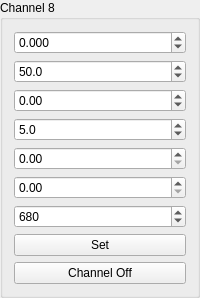
        <widget class="QGroupBox" name="groupBox_10">
         <property name="sizePolicy">
          <sizepolicy hsizetype="Preferred" vsizetype="Minimum">
           <horstretch>0</horstretch>
           <verstretch>0</verstretch>
          </sizepolicy>
         </property>
         <property name="title">
          <string>Channel 8</string>
         </property>
         <layout class="QGridLayout" name="gridLayout_11">
          <property name="sizeConstraint">
           <enum>QLayout::SetMaximumSize</enum>
          </property>
          <item row="1" column="0">
           <widget class="QDoubleSpinBox" name="doubleSpinBox_Signal_freq_9">
            <property name="sizePolicy">
             <sizepolicy hsizetype="Minimum" vsizetype="Fixed">
              <horstretch>0</horstretch>
              <verstretch>0</verstretch>
             </sizepolicy>
            </property>
            <property name="decimals">
             <number>1</number>
            </property>
            <property name="minimum">
             <double>0.000000000000000</double>
            </property>
            <property name="maximum">
             <double>200.000000000000000</double>
            </property>
            <property name="value">
             <double>50.000000000000000</double>
            </property>
           </widget>
          </item>
          <item row="4" column="0">
           <widget class="QDoubleSpinBox" name="doubleSpinBox_WhiteNoise_amp_9">
            <property name="sizePolicy">
             <sizepolicy hsizetype="Minimum" vsizetype="Fixed">
              <horstretch>0</horstretch>
              <verstretch>0</verstretch>
             </sizepolicy>
            </property>
            <property name="maximum">
             <double>1.000000000000000</double>
            </property>
            <property name="singleStep">
             <double>0.010000000000000</double>
            </property>
           </widget>
          </item>
          <item row="6" column="0">
           <widget class="QDoubleSpinBox" name="doubleSpinBox_SwNoise_freq_9">
            <property name="sizePolicy">
             <sizepolicy hsizetype="Minimum" vsizetype="Fixed">
              <horstretch>0</horstretch>
              <verstretch>0</verstretch>
             </sizepolicy>
            </property>
            <property name="decimals">
             <number>0</number>
            </property>
            <property name="maximum">
             <double>1500.000000000000000</double>
            </property>
            <property name="value">
             <double>680.000000000000000</double>
            </property>
           </widget>
          </item>
          <item row="0" column="0">
           <widget class="QDoubleSpinBox" name="doubleSpinBox_Signal_amp_9">
            <property name="sizePolicy">
             <sizepolicy hsizetype="Minimum" vsizetype="Fixed">
              <horstretch>0</horstretch>
              <verstretch>0</verstretch>
             </sizepolicy>
            </property>
            <property name="decimals">
             <number>3</number>
            </property>
            <property name="minimum">
             <double>-7.000000000000000</double>
            </property>
            <property name="maximum">
             <double>7.000000000000000</double>
            </property>
            <property name="singleStep">
             <double>0.050000000000000</double>
            </property>
           </widget>
          </item>
          <item row="8" column="0">
           <widget class="QPushButton" name="pushButton_Channel0_en_9">
            <property name="sizePolicy">
             <sizepolicy hsizetype="Minimum" vsizetype="Fixed">
              <horstretch>0</horstretch>
              <verstretch>0</verstretch>
             </sizepolicy>
            </property>
            <property name="text">
             <string>Channel Off</string>
            </property>
            <property name="checkable">
             <bool>true</bool>
            </property>
           </widget>
          </item>
          <item row="2" column="0">
           <widget class="QDoubleSpinBox" name="doubleSpinBox_Signal_phase_9">
            <property name="sizePolicy">
             <sizepolicy hsizetype="Minimum" vsizetype="Fixed">
              <horstretch>0</horstretch>
              <verstretch>0</verstretch>
             </sizepolicy>
            </property>
            <property name="decimals">
             <number>2</number>
            </property>
            <property name="minimum">
             <double>-360.000000000000000</double>
            </property>
            <property name="maximum">
             <double>360.000000000000000</double>
            </property>
            <property name="value">
             <double>0.000000000000000</double>
            </property>
           </widget>
          </item>
          <item row="3" column="0">
           <widget class="QDoubleSpinBox" name="doubleSpinBox_Ramp_time_9">
            <property name="sizePolicy">
             <sizepolicy hsizetype="Minimum" vsizetype="Fixed">
              <horstretch>0</horstretch>
              <verstretch>0</verstretch>
             </sizepolicy>
            </property>
            <property name="decimals">
             <number>1</number>
            </property>
            <property name="minimum">
             <double>0.100000000000000</double>
            </property>
            <property name="maximum">
             <double>50.000000000000000</double>
            </property>
            <property name="singleStep">
             <double>0.100000000000000</double>
            </property>
            <property name="value">
             <double>5.000000000000000</double>
            </property>
           </widget>
          </item>
          <item row="5" column="0">
           <widget class="QDoubleSpinBox" name="doubleSpinBox_SwNoise_amp_9">
            <property name="sizePolicy">
             <sizepolicy hsizetype="Minimum" vsizetype="Fixed">
              <horstretch>0</horstretch>
              <verstretch>0</verstretch>
             </sizepolicy>
            </property>
            <property name="maximum">
             <double>1.000000000000000</double>
            </property>
            <property name="singleStep">
             <double>0.005000000000000</double>
            </property>
           </widget>
          </item>
          <item row="7" column="0">
           <widget class="QPushButton" name="pushButton_Channel0_set_9">
            <property name="sizePolicy">
             <sizepolicy hsizetype="Minimum" vsizetype="Fixed">
              <horstretch>0</horstretch>
              <verstretch>0</verstretch>
             </sizepolicy>
            </property>
            <property name="text">
             <string>Set</string>
            </property>
            <property name="checkable">
             <bool>false</bool>
            </property>
           </widget>
          </item>
         </layout>
        </widget>
